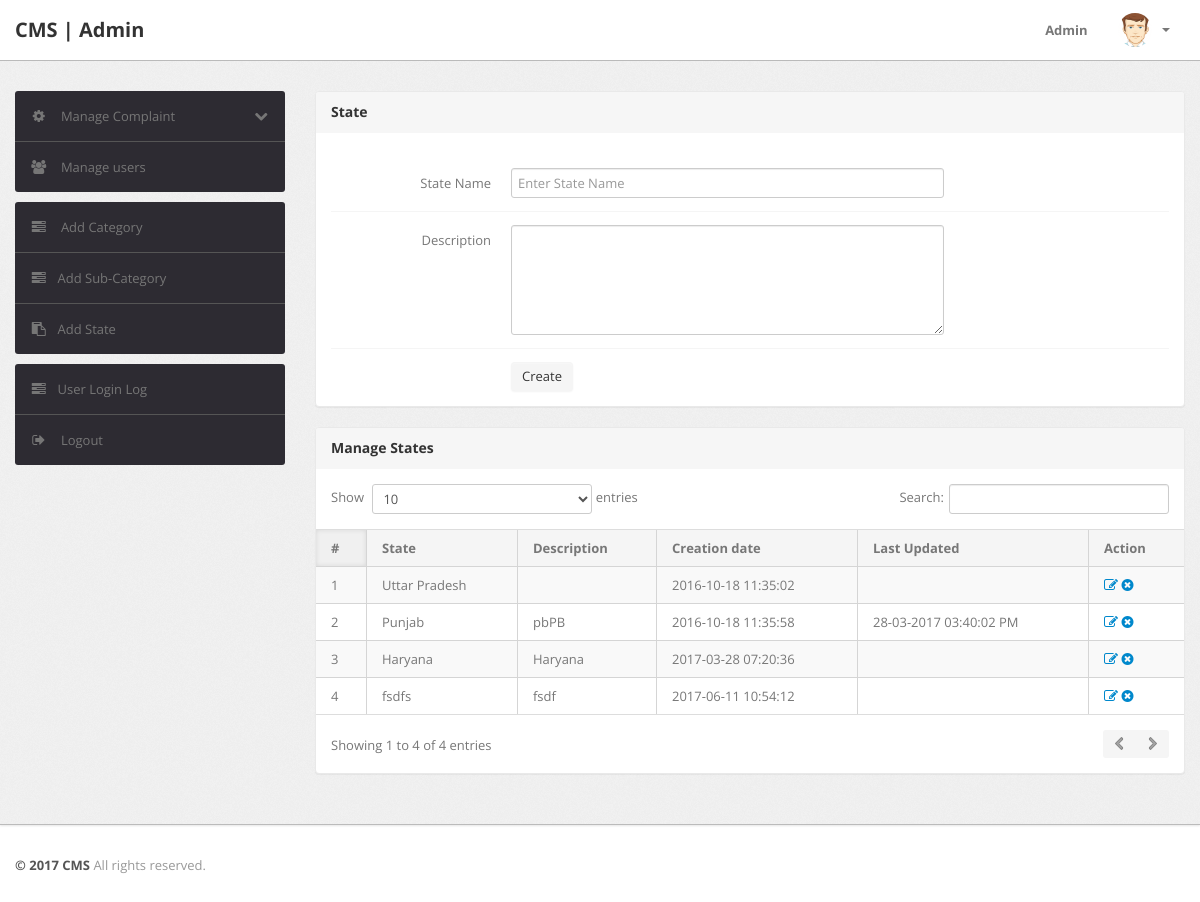
Page /cms/admin/state.php (signed in) on the committed database.
### tables this page shows
CREATE TABLE `state` (
  `id` int(11) NOT NULL,
  `stateName` varchar(255) NOT NULL,
  `stateDescription` tinytext NOT NULL,
  `postingDate` timestamp NOT NULL DEFAULT CURRENT_TIMESTAMP,
  `updationDate` varchar(255) DEFAULT NULL
);

### cms/admin/state.php (the view, shortened to what this page needs)
<?php
include('include/config.php');
if(strlen($_SESSION['alogin'])==0)
	{
header('location:index.php');
}
else{
?>
<!DOCTYPE html>
<html lang="en">
<head>
	<link type="text/css" href="bootstrap/css/bootstrap.min.css" rel="stylesheet">
	<link type="text/css" href="bootstrap/css/bootstrap-responsive.min.css" rel="stylesheet">
	<link type="text/css" href="css/theme.css" rel="stylesheet">
	<link type="text/css" href="images/icons/css/font-awesome.css" rel="stylesheet">
</head>
<body>
<?php include('include/header.php');?>
	<div class="wrapper">
		<div class="container">
			<div class="row">
<?php include('include/sidebar.php');?>
			<div class="span9">
					<div class="content">
						<div class="module">
							<div class="module-head">
								<h3>State</h3>
							</div>
							<div class="module-body">
									<br />
			<form class="form-horizontal row-fluid" name="Category" method="post" >
<div class="control-group">
<label class="control-label" for="basicinput">State Name</label>
<div class="controls">
<input type="text" placeholder="Enter State Name"  name="state" class="span8 tip" required>
</div>
</div>
<div class="control-group">
											<label class="control-label" for="basicinput">Description</label>
											<div class="controls">
												<textarea class="span8" name="description" rows="5"></textarea>
											</div>
										</div>
	<div class="control-group">
											<div class="controls">
												<button type="submit" name="submit" class="btn">Create</button>
											</div>
										</div>
									</form>
							</div>
						</div>
	<div class="module">
							<div class="module-head">
								<h3>Manage States</h3>
							</div>
							<div class="module-body table">
								<table cellpadding="0" cellspacing="0" border="0" class="datatable-1 table table-bordered table-striped	 display" width="100%">
									<thead>
										<tr>
											<th>#</th>
											<th>State</th>
											<th>Description</th>
											<th>Creation date</th>
											<th>Last Updated</th>
											<th>Action</th>
										</tr>
									</thead>
									<tbody>
<?php $query=mysqli_query($con,"select * from state");
$cnt=1;
while($row=mysqli_fetch_array($query))
{
?>
										<tr>
											<td><?php echo htmlentities($cnt);?></td>
											<td><?php echo htmlentities($row['stateName']);?></td>
											<td><?php echo htmlentities($row['stateDescription']);?></td>
											<td> <?php echo htmlentities($row['postingDate']);?></td>
											<td><?php echo htmlentities($row['updationDate']);?></td>
											<td>
											<a href="edit-state.php?id=<?php echo $row['id']?>" ><i class="icon-edit"></i></a>
											<a href="state.php?id=<?php echo $row['id']?>&del=delete" onClick="return confirm('Are you sure you want to delete?')"><i class="icon-remove-sign"></i></a></td>
										</tr>
										<?php $cnt=$cnt+1; } ?>
								</table>
							</div>
						</div>
					</div>
				</div>
			</div>
		</div>
	</div>
<?php include('include/footer.php');?>
</body>
<?php } ?>

### rows in the picture
state: stateName "Uttar Pradesh", postingDate "2016-10-18 11:35:02"
state: stateName "Punjab", stateDescription "pbPB", postingDate "2016-10-18 11:35:58", updationDate "28-03-2017 03:40:02 PM"
state: stateName "Haryana", stateDescription "Haryana", postingDate "2017-03-28 07:20:36"
state: stateName "fsdfs", stateDescription "fsdf", postingDate "2017-06-11 10:54:12"
